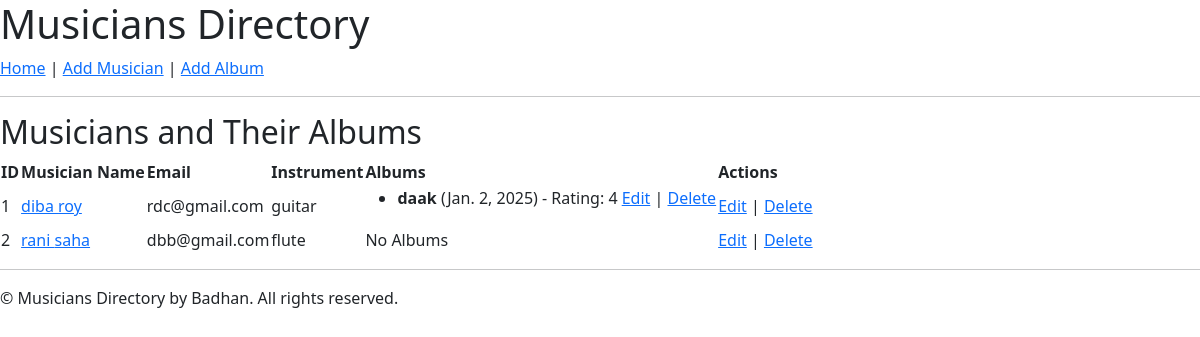
The page / on the database its author committed.
### directory/models.py (models this page shows, shortened)
class Musician(models.Model):
    first_name = models.CharField(max_length=100)
    last_name = models.CharField(max_length=100)
    email = models.EmailField(unique=True)
    phone_number = models.CharField(max_length=15)
    instrument_type = models.CharField(max_length=100)

class Album(models.Model):
    musician = models.ForeignKey(Musician, on_delete=models.CASCADE, related_name='albums')
    album_name = models.CharField(max_length=200)
    release_date = models.DateField()
    rating = models.IntegerField()

### directory/views.py (the view)
# urls.py: path('', views.musician_list, name='musician_list'),
def musician_list(request):
    musicians = Musician.objects.all().prefetch_related('albums')
    return render(request, 'directory/musician_list.html', {'musicians': musicians})

### templates/directory/musician_list.html (shortened to what this page needs)
{% extends 'base.html' %}
{% load static %}
{% block content %}
<h2>Musicians and Their Albums</h2>
<table>
    <thead>
        <tr>
            <th>ID</th>
            <th>Musician Name</th>
            <th>Email</th>
            <th>Instrument</th>
            <th>Albums</th>
            <th>Actions</th>
        </tr>
    </thead>
    <tbody>
        {% for musician in musicians %}
        <tr>
            <td>{{ musician.id }}</td>
            <td><a href="{% url 'musician_edit' musician.id %}">{{ musician.first_name }} {{ musician.last_name }}</a></td>
            <td>{{ musician.email }}</td>
            <td>{{ musician.instrument_type }}</td>
            <td>
                {% if musician.albums.all %}
                    <ul>
                        {% for album in musician.albums.all %}
                            <li>
                                <strong>{{ album.album_name }}</strong> ({{ album.release_date }}) - Rating: {{ album.rating }}
                                <a href="{% url 'album_edit' album.id %}">Edit</a> |
                                <a href="{% url 'album_delete' album.id %}">Delete</a>
                            </li>
                        {% endfor %}
                    </ul>
                {% else %}
                    No Albums
                {% endif %}
            </td>
            <td>
                <a href="{% url 'musician_edit' musician.id %}">Edit</a> |
                <a href="{% url 'musician_delete' musician.id %}">Delete</a>
            </td>
        </tr>
        {% endfor %}
    </tbody>
</table>
{% endblock %}

### templates/base.html (shortened to what this page needs)
{% load static %}
<!DOCTYPE html>
<html lang="en">
<head>
    <link href="https://cdn.jsdelivr.net/npm/bootstrap@5.3.3/dist/css/bootstrap.min.css" rel="stylesheet">
</head>
<body>
    <header>
        <h1>Musicians Directory</h1>
        <nav>
            <a href="{% url 'musician_list' %}">Home</a> |
            <a href="{% url 'musician_create' %}">Add Musician</a> |
            <a href="{% url 'album_create' %}">Add Album</a>
        </nav>
        <hr>
    </header>
    <main>
        {% block content %}
        {% endblock %}
    </main>
    <footer>
        <hr>
        <p>&copy; {{ current_year }} Musicians Directory by Badhan. All rights reserved.</p>
    </footer>
</body>
</html>

### rows shown on the page
Musician: id "1", first_name "diba", last_name "roy", email "rdc@gmail.com", instrument_type "guitar"
Album: album_name "daak", release_date "Jan. 2, 2025", rating "4"
Musician: id "2", first_name "rani", last_name "saha", email "dbb@gmail.com", instrument_type "flute", shows "No Albums"
